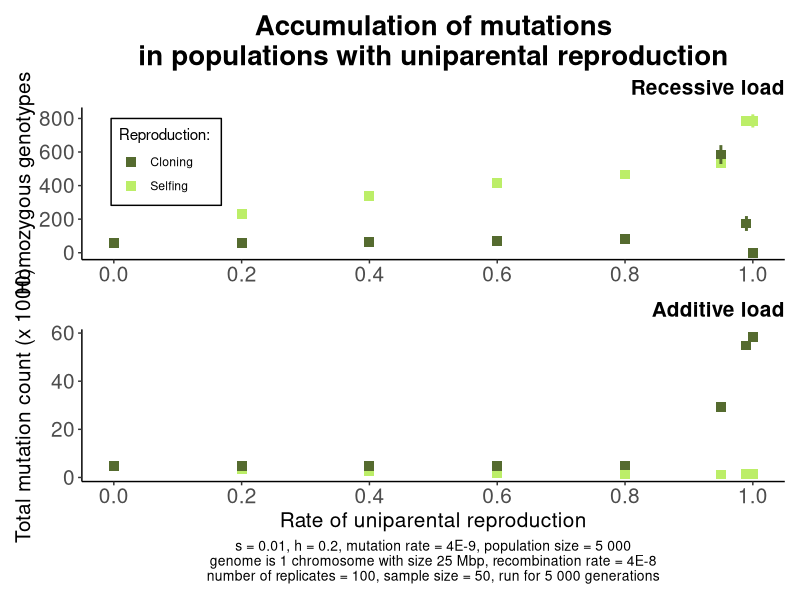
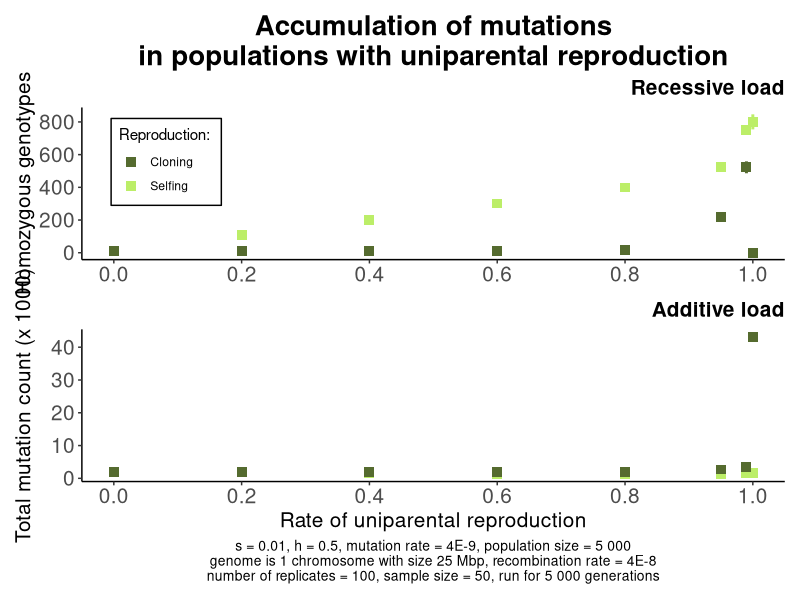

Write R code to recreate these figures, in order.
library(ggplot2)
library(patchwork)
library(dplyr)

replicate_number=100
colours <- c("Selfing"="darkolivegreen2","Cloning"="darkolivegreen")

Selfing_recessive_load_all <- read.csv("Data_selfing_recessive_load.csv")
Selfing_additive_load_all <- read.csv("Data_selfing_additive_load.csv")
Selfing_fixed_mutations_all <- read.csv("Data_selfing_fixed_mutations.csv")

Cloning_recessive_load_all <- read.csv("Data_cloning_recessive_load.csv")
Cloning_additive_load_all <- read.csv("Data_cloning_additive_load.csv")
Cloning_fixed_mutations_all <- read.csv("Data_cloning_fixed_mutations.csv")

for (h_coefficient in c(0.2, 0.5)) {

filename_rec_selfing <- Selfing_recessive_load_all %>% filter(Dominance_coefficient == h_coefficient)
filename_add_selfing <- Selfing_additive_load_all %>% filter(Dominance_coefficient == h_coefficient)
filename_fix_selfing <- Selfing_fixed_mutations_all %>% filter(Dominance_coefficient == h_coefficient)

Selfing_rec_max <- filename_rec_selfing$Expected_recessive_load+1.96*filename_rec_selfing$SD_recessive_load/sqrt(replicate_number)
Selfing_rec_min <- filename_rec_selfing$Expected_recessive_load-1.96*filename_rec_selfing$SD_recessive_load/sqrt(replicate_number)

Selfing_add_max <- filename_add_selfing$Expected_additive_load+1.96*filename_add_selfing$SD_additive_load/sqrt(replicate_number)
Selfing_add_min <- filename_add_selfing$Expected_additive_load-1.96*filename_add_selfing$SD_additive_load/sqrt(replicate_number)


filename_rec_cloning <- Cloning_recessive_load_all %>% filter(Dominance_coefficient == h_coefficient)
filename_add_cloning <- Cloning_additive_load_all %>% filter(Dominance_coefficient == h_coefficient)
filename_fix_cloning <- Cloning_fixed_mutations_all %>% filter(Dominance_coefficient == h_coefficient)


Cloning_rec_max <- filename_rec_cloning$Expected_recessive_load+1.96*filename_rec_cloning$SD_recessive_load/sqrt(replicate_number)
Cloning_rec_min <- filename_rec_cloning$Expected_recessive_load-1.96*filename_rec_cloning$SD_recessive_load/sqrt(replicate_number)

Cloning_add_max <- filename_add_cloning$Expected_additive_load+1.96*filename_add_cloning$SD_additive_load/sqrt(replicate_number)
Cloning_add_min <- filename_add_cloning$Expected_additive_load-1.96*filename_add_cloning$SD_additive_load/sqrt(replicate_number)


Plot_recessive <- ggplot()+
	geom_point(data = filename_rec_selfing, aes(x = Uniparenting_rate, y = Expected_recessive_load), color = "darkolivegreen2", size=3, shape=15)+
	geom_linerange(data = filename_rec_selfing, 
			aes(x=Uniparenting_rate, 
			    ymax=Selfing_rec_max, 
			    ymin=Selfing_rec_min), color="darkolivegreen2", size=1)+
 
 	geom_point(data=filename_rec_cloning, aes(x=Uniparenting_rate, y=Expected_recessive_load), color="darkolivegreen", size=3, shape=15)+
	geom_linerange(data=filename_rec_cloning, 
			aes(x=Uniparenting_rate, 
			    ymax=Cloning_rec_max, 
			    ymin=Cloning_rec_min), color="darkolivegreen", size=1)+
	
	labs(y="Homozygous genotypes",
	     x="Rate of uniparental reproduction",
	     title="Accumulation of mutations\nin populations with uniparental reproduction",
	     subtitle="Recessive load")+
	 theme(panel.grid.major=element_blank(),
    	      panel.grid.minor=element_blank(),
    	      panel.background=element_blank(),
    	      axis.line = element_line(color="black"),
    	      
    	      plot.title=element_text(size=20, hjust=0.5, face="bold"),
	      plot.subtitle=element_text(size=15, hjust=1, face="bold"),
	      axis.title.y=element_text(size=15),
	      axis.title.x=element_blank(),
	      
	      axis.text.x=element_text(size=15),
	      axis.text.y=element_text(size=15),
	      
	      legend.position="none")+
	scale_colour_manual(values = colours)+
	scale_x_continuous(breaks=seq(0, 1, 0.2))
		   
Plot_additive <- ggplot()+
	geom_point(data=filename_add_selfing, aes(x=Uniparenting_rate, y=Expected_additive_load/1000, colour="Selfing"), size=3, shape=15)+
	geom_linerange(data=filename_add_selfing, 
			aes(x=Uniparenting_rate, 
			    ymax=Selfing_add_max/1000, 
			    ymin=Selfing_add_min/1000), color="darkolivegreen2", size=1, 
			key_glyph = draw_key_rect)+
	
	geom_point(data=filename_add_cloning, aes(x=Uniparenting_rate, y=Expected_additive_load/1000, colour="Cloning"), size=3, shape=15)+
	geom_linerange(data=filename_add_cloning, 
			aes(x=Uniparenting_rate, 
			    ymax=Cloning_add_max/1000, 
			    ymin=Cloning_add_min/1000), color="darkolivegreen", size=1, 
			key_glyph = draw_key_rect)+
	
	labs(subtitle="Additive load",
	     x="Rate of uniparental reproduction",
	     y="Total mutation count (x 1000)",
	     caption=paste("s = 0.01, h = ", h_coefficient, ", mutation rate = 4E-9, population size = 5 000\ngenome is 1 chromosome with size 25 Mbp, recombination rate = 4E-8\nnumber of replicates = ", replicate_number,", sample size = 50, run for 5 000 generations", sep=""),
	     colour="Reproduction: ")+
	theme(panel.grid.major=element_blank(),
    	      panel.grid.minor=element_blank(),
    	      panel.background=element_blank(),
    	      axis.line = element_line(color="black"),
    	      
	      plot.caption=element_text(size=10, hjust=0.5),
	      plot.subtitle=element_text(size=15, hjust=1, face="bold"), 
	      axis.title.y=element_text(size=15),
	      axis.title.x=element_text(size=15),
	      
	      axis.text.x=element_text(size=15),
	      axis.text.y=element_text(size=15),
	      
	      legend.position=c(0.12, 2.1),
	      legend.background=element_rect(colour="black"))+
	      
	scale_colour_manual(values = colours)+
	scale_x_continuous(breaks=seq(0, 1, 0.2))

Plot <- Plot_recessive/Plot_additive

plot_name <- paste("Figure_Mutation_accumulation_selfing_vs_cloning_", h_coefficient, ".png",sep="")
ggsave(filename=plot_name,
	plot=Plot,
	dpi=600)
	
}
